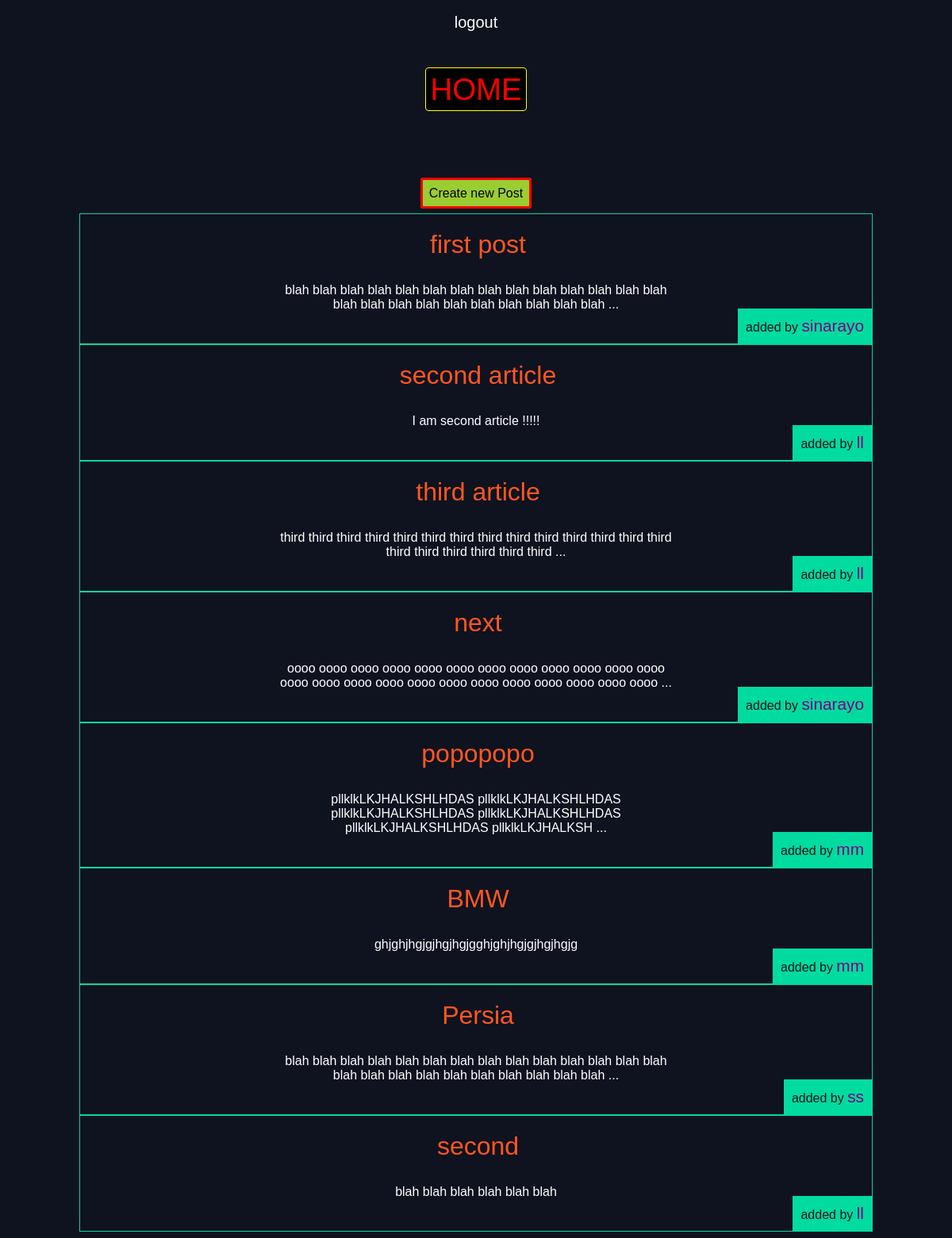
/posts/, run on the app's committed database.
### posts/models.py (models this page shows, shortened)
class Post(models.Model):
    title = models.CharField(max_length=60)
    body = models.TextField()
    author = models.ForeignKey(User, on_delete=models.CASCADE)
    auth_slug = models.SlugField(default=None)
    slug = models.SlugField()
    date = models.DateTimeField(auto_now_add=True)
    def editedbody(self):
        if len(self.body) > 120:
            return self.body[:120] + '  ...'
        else:
            return self.body

### posts/views.py (the view)
# urls.py: path('', views.postspage, name='home'),
def postspage(request):
    posts = models.Post.objects.all()
    return render(request, 'posts_page.html', {'posts': posts})

### posts/templates/posts_page.html (shortened to what this page needs)
{% extends 'base.html' %}
{% block body %}
    <p><a href="{% url 'posts:create' %}"  class="highlight"> Create new Post </a></p>
    {% for post in posts %}
    <div class="article">
    <h2 class="post_title"><a href= "{% url 'posts:post_detail' slug=post.slug %}"> {{ post.title }} </a></h2>
    <p class="editedbody"> {{ post.editedbody }} </p>
    <p class="seller">added by <a href="{% url 'users:profile' slug=post.auth_slug%}" class="author-link">{{post.author.username}}</a></p>
    </div>
    {% endfor %}
{% endblock %}

### assets/styles.css (style rules this page uses)
body { background-color: #0f121f; background-image: url(stars.jpg); background-repeat-y: 1; background-attachment: fixed; color: #fff; }
body * { font-family: arial; }
h2, h3, h4, h5 { font-weight: normal; margin: 0; }
a, a:hover, a:visited { color: #ff5722; text-decoration: none; }
.article { display: grid; grid-gap: 30px; }
.article { padding: 10px; border: 1px solid #00dba0; position: relative; padding-bottom: 40px; }
.article h2 { font-size: 2em; margin-top: 10px; margin-left: 5px }
.article .seller { padding: 10px; background-color: #00dba0; position: absolute; right: 0; bottom: 0; margin: 0; color: #0f121f; }
a.highlight { border: 3px solid red; padding: 8px; border-radius: 4px; color: #000000; background-color: yellowgreen; }
.editedbody { margin: auto auto; max-width: 500px; }
.author-link, .author-link:visited { color: purple; font-size: 1.3em; }

### data on the page
Post: title "first post", editedbody "blah blah blah blah blah blah blah blah blah blah blah blah blah blah blah blah blah blah blah blah blah blah blah blah ...", author.username "sinarayo"
Post: title "second article", editedbody "I am second article !!!!!", author.username "ll"
Post: title "third article", editedbody "third third third third third third third third third third third third third third third third third third third third ...", author.username "ll"
Post: title "next", editedbody "oooo oooo oooo oooo oooo oooo oooo oooo oooo oooo oooo oooo oooo oooo oooo oooo oooo oooo oooo oooo oooo oooo oooo oooo ...", author.username "sinarayo"
Post: title "popopopo", editedbody "pllklkLKJHALKSHLHDAS pllklkLKJHALKSHLHDAS pllklkLKJHALKSHLHDAS pllklkLKJHALKSHLHDAS pllklkLKJHALKSHLHDAS pllklkLKJHALKSH ...", author.username "mm"
Post: title "BMW", editedbody "ghjghjhgjgjhgjhgjgghjghjhgjgjhgjhgjg", author.username "mm"
Post: title "Persia", editedbody "blah blah blah blah blah blah blah blah blah blah blah blah blah blah blah blah blah blah blah blah blah blah blah blah ...", author.username "ss"
Post: title "second", editedbody "blah blah blah blah blah blah", author.username "ll"
